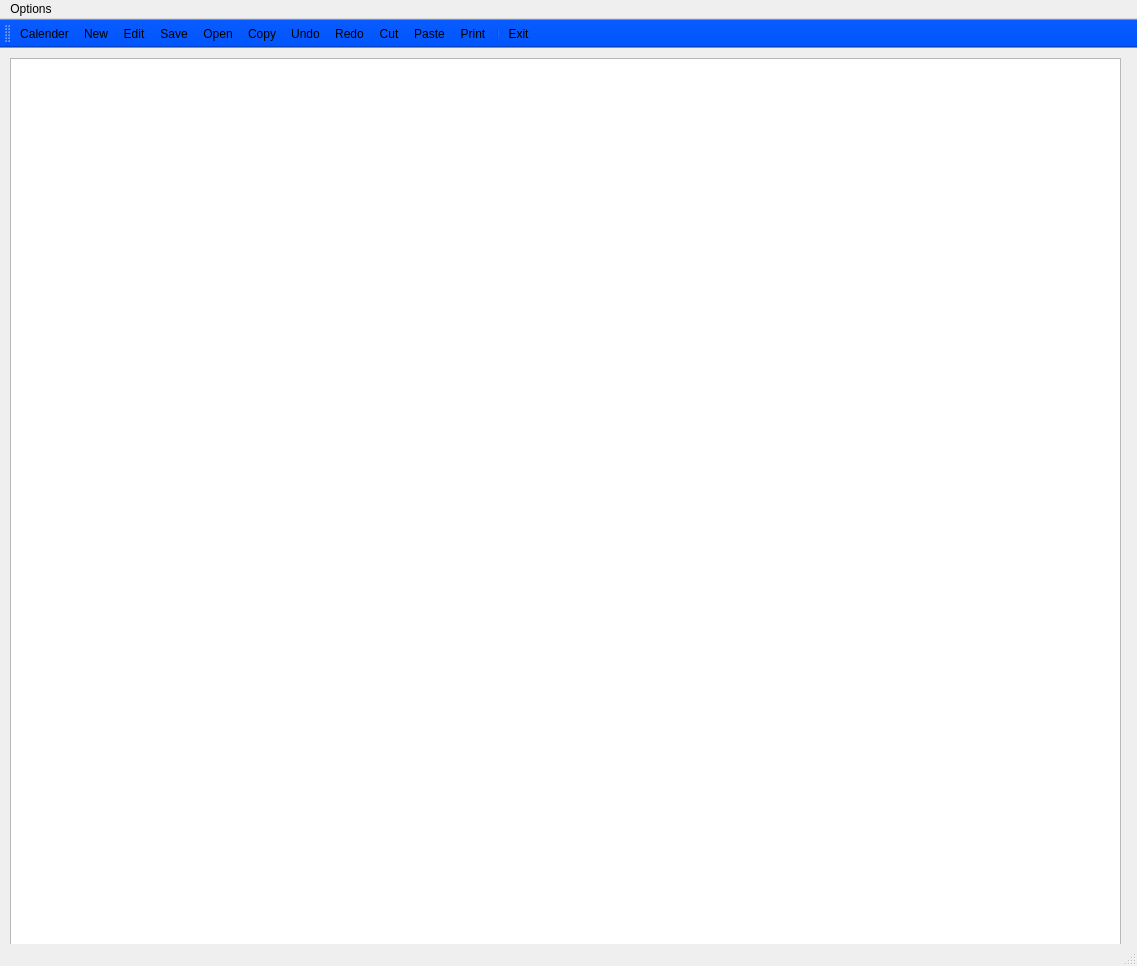
<?xml version="1.0" encoding="UTF-8"?>
<ui version="4.0">
 <class>MainWindow</class>
 <widget class="QMainWindow" name="MainWindow">
  <property name="geometry">
   <rect>
    <x>0</x>
    <y>0</y>
    <width>1137</width>
    <height>966</height>
   </rect>
  </property>
  <property name="windowTitle">
   <string>Easy Notepad</string>
  </property>
  <property name="windowIcon">
   <iconset>
    <normaloff>../../../../OneDrive/Desktop/notepad-icon-17537.png</normaloff>../../../../OneDrive/Desktop/notepad-icon-17537.png</iconset>
  </property>
  <widget class="QWidget" name="centralwidget">
   <widget class="QTextEdit" name="textEdit">
    <property name="geometry">
     <rect>
      <x>10</x>
      <y>10</y>
      <width>1111</width>
      <height>901</height>
     </rect>
    </property>
   </widget>
  </widget>
  <widget class="QStatusBar" name="statusbar"/>
  <widget class="QToolBar" name="toolBar_2">
   <property name="palette">
    <palette>
     <active>
      <colorrole role="WindowText">
       <brush brushstyle="SolidPattern">
        <color alpha="255">
         <red>0</red>
         <green>0</green>
         <blue>0</blue>
        </color>
       </brush>
      </colorrole>
      <colorrole role="Button">
       <brush brushstyle="SolidPattern">
        <color alpha="255">
         <red>0</red>
         <green>85</green>
         <blue>255</blue>
        </color>
       </brush>
      </colorrole>
      <colorrole role="Light">
       <brush brushstyle="SolidPattern">
        <color alpha="255">
         <red>127</red>
         <green>170</green>
         <blue>255</blue>
        </color>
       </brush>
      </colorrole>
      <colorrole role="Midlight">
       <brush brushstyle="SolidPattern">
        <color alpha="255">
         <red>63</red>
         <green>127</green>
         <blue>255</blue>
        </color>
       </brush>
      </colorrole>
      <colorrole role="Dark">
       <brush brushstyle="SolidPattern">
        <color alpha="255">
         <red>0</red>
         <green>42</green>
         <blue>127</blue>
        </color>
       </brush>
      </colorrole>
      <colorrole role="Mid">
       <brush brushstyle="SolidPattern">
        <color alpha="255">
         <red>0</red>
         <green>57</green>
         <blue>170</blue>
        </color>
       </brush>
      </colorrole>
      <colorrole role="Text">
       <brush brushstyle="SolidPattern">
        <color alpha="255">
         <red>0</red>
         <green>0</green>
         <blue>0</blue>
        </color>
       </brush>
      </colorrole>
      <colorrole role="BrightText">
       <brush brushstyle="SolidPattern">
        <color alpha="255">
         <red>255</red>
         <green>255</green>
         <blue>255</blue>
        </color>
       </brush>
      </colorrole>
      <colorrole role="ButtonText">
       <brush brushstyle="SolidPattern">
        <color alpha="255">
         <red>0</red>
         <green>0</green>
         <blue>0</blue>
        </color>
       </brush>
      </colorrole>
      <colorrole role="Base">
       <brush brushstyle="SolidPattern">
        <color alpha="255">
         <red>255</red>
         <green>255</green>
         <blue>255</blue>
        </color>
       </brush>
      </colorrole>
      <colorrole role="Window">
       <brush brushstyle="SolidPattern">
        <color alpha="255">
         <red>0</red>
         <green>85</green>
         <blue>255</blue>
        </color>
       </brush>
      </colorrole>
      <colorrole role="Shadow">
       <brush brushstyle="SolidPattern">
        <color alpha="255">
         <red>0</red>
         <green>0</green>
         <blue>0</blue>
        </color>
       </brush>
      </colorrole>
      <colorrole role="AlternateBase">
       <brush brushstyle="SolidPattern">
        <color alpha="255">
         <red>127</red>
         <green>170</green>
         <blue>255</blue>
        </color>
       </brush>
      </colorrole>
      <colorrole role="ToolTipBase">
       <brush brushstyle="SolidPattern">
        <color alpha="255">
         <red>255</red>
         <green>255</green>
         <blue>220</blue>
        </color>
       </brush>
      </colorrole>
      <colorrole role="ToolTipText">
       <brush brushstyle="SolidPattern">
        <color alpha="255">
         <red>0</red>
         <green>0</green>
         <blue>0</blue>
        </color>
       </brush>
      </colorrole>
      <colorrole role="PlaceholderText">
       <brush brushstyle="SolidPattern">
        <color alpha="128">
         <red>0</red>
         <green>0</green>
         <blue>0</blue>
        </color>
       </brush>
      </colorrole>
     </active>
     <inactive>
      <colorrole role="WindowText">
       <brush brushstyle="SolidPattern">
        <color alpha="255">
         <red>0</red>
         <green>0</green>
         <blue>0</blue>
        </color>
       </brush>
      </colorrole>
      <colorrole role="Button">
       <brush brushstyle="SolidPattern">
        <color alpha="255">
         <red>0</red>
         <green>85</green>
         <blue>255</blue>
        </color>
       </brush>
      </colorrole>
      <colorrole role="Light">
       <brush brushstyle="SolidPattern">
        <color alpha="255">
         <red>127</red>
         <green>170</green>
         <blue>255</blue>
        </color>
       </brush>
      </colorrole>
      <colorrole role="Midlight">
       <brush brushstyle="SolidPattern">
        <color alpha="255">
         <red>63</red>
         <green>127</green>
         <blue>255</blue>
        </color>
       </brush>
      </colorrole>
      <colorrole role="Dark">
       <brush brushstyle="SolidPattern">
        <color alpha="255">
         <red>0</red>
         <green>42</green>
         <blue>127</blue>
        </color>
       </brush>
      </colorrole>
      <colorrole role="Mid">
       <brush brushstyle="SolidPattern">
        <color alpha="255">
         <red>0</red>
         <green>57</green>
         <blue>170</blue>
        </color>
       </brush>
      </colorrole>
      <colorrole role="Text">
       <brush brushstyle="SolidPattern">
        <color alpha="255">
         <red>0</red>
         <green>0</green>
         <blue>0</blue>
        </color>
       </brush>
      </colorrole>
      <colorrole role="BrightText">
       <brush brushstyle="SolidPattern">
        <color alpha="255">
         <red>255</red>
         <green>255</green>
         <blue>255</blue>
        </color>
       </brush>
      </colorrole>
      <colorrole role="ButtonText">
       <brush brushstyle="SolidPattern">
        <color alpha="255">
         <red>0</red>
         <green>0</green>
         <blue>0</blue>
        </color>
       </brush>
      </colorrole>
      <colorrole role="Base">
       <brush brushstyle="SolidPattern">
        <color alpha="255">
         <red>255</red>
         <green>255</green>
         <blue>255</blue>
        </color>
       </brush>
      </colorrole>
      <colorrole role="Window">
       <brush brushstyle="SolidPattern">
        <color alpha="255">
         <red>0</red>
         <green>85</green>
         <blue>255</blue>
        </color>
       </brush>
      </colorrole>
      <colorrole role="Shadow">
       <brush brushstyle="SolidPattern">
        <color alpha="255">
         <red>0</red>
         <green>0</green>
         <blue>0</blue>
        </color>
       </brush>
      </colorrole>
      <colorrole role="AlternateBase">
       <brush brushstyle="SolidPattern">
        <color alpha="255">
         <red>127</red>
         <green>170</green>
         <blue>255</blue>
        </color>
       </brush>
      </colorrole>
      <colorrole role="ToolTipBase">
       <brush brushstyle="SolidPattern">
        <color alpha="255">
         <red>255</red>
         <green>255</green>
         <blue>220</blue>
        </color>
       </brush>
      </colorrole>
      <colorrole role="ToolTipText">
       <brush brushstyle="SolidPattern">
        <color alpha="255">
         <red>0</red>
         <green>0</green>
         <blue>0</blue>
        </color>
       </brush>
      </colorrole>
      <colorrole role="PlaceholderText">
       <brush brushstyle="SolidPattern">
        <color alpha="128">
         <red>0</red>
         <green>0</green>
         <blue>0</blue>
        </color>
       </brush>
      </colorrole>
     </inactive>
     <disabled>
      <colorrole role="WindowText">
       <brush brushstyle="SolidPattern">
        <color alpha="255">
         <red>0</red>
         <green>42</green>
         <blue>127</blue>
        </color>
       </brush>
      </colorrole>
      <colorrole role="Button">
       <brush brushstyle="SolidPattern">
        <color alpha="255">
         <red>0</red>
         <green>85</green>
         <blue>255</blue>
        </color>
       </brush>
      </colorrole>
      <colorrole role="Light">
       <brush brushstyle="SolidPattern">
        <color alpha="255">
         <red>127</red>
         <green>170</green>
         <blue>255</blue>
        </color>
       </brush>
      </colorrole>
      <colorrole role="Midlight">
       <brush brushstyle="SolidPattern">
        <color alpha="255">
         <red>63</red>
         <green>127</green>
         <blue>255</blue>
        </color>
       </brush>
      </colorrole>
      <colorrole role="Dark">
       <brush brushstyle="SolidPattern">
        <color alpha="255">
         <red>0</red>
         <green>42</green>
         <blue>127</blue>
        </color>
       </brush>
      </colorrole>
      <colorrole role="Mid">
       <brush brushstyle="SolidPattern">
        <color alpha="255">
         <red>0</red>
         <green>57</green>
         <blue>170</blue>
        </color>
       </brush>
      </colorrole>
      <colorrole role="Text">
       <brush brushstyle="SolidPattern">
        <color alpha="255">
         <red>0</red>
         <green>42</green>
         <blue>127</blue>
        </color>
       </brush>
      </colorrole>
      <colorrole role="BrightText">
       <brush brushstyle="SolidPattern">
        <color alpha="255">
         <red>255</red>
         <green>255</green>
         <blue>255</blue>
        </color>
       </brush>
      </colorrole>
      <colorrole role="ButtonText">
       <brush brushstyle="SolidPattern">
        <color alpha="255">
         <red>0</red>
         <green>42</green>
         <blue>127</blue>
        </color>
       </brush>
      </colorrole>
      <colorrole role="Base">
       <brush brushstyle="SolidPattern">
        <color alpha="255">
         <red>0</red>
         <green>85</green>
         <blue>255</blue>
        </color>
       </brush>
      </colorrole>
      <colorrole role="Window">
       <brush brushstyle="SolidPattern">
        <color alpha="255">
         <red>0</red>
         <green>85</green>
         <blue>255</blue>
        </color>
       </brush>
      </colorrole>
      <colorrole role="Shadow">
       <brush brushstyle="SolidPattern">
        <color alpha="255">
         <red>0</red>
         <green>0</green>
         <blue>0</blue>
        </color>
       </brush>
      </colorrole>
      <colorrole role="AlternateBase">
       <brush brushstyle="SolidPattern">
        <color alpha="255">
         <red>0</red>
         <green>85</green>
         <blue>255</blue>
        </color>
       </brush>
      </colorrole>
      <colorrole role="ToolTipBase">
       <brush brushstyle="SolidPattern">
        <color alpha="255">
         <red>255</red>
         <green>255</green>
         <blue>220</blue>
        </color>
       </brush>
      </colorrole>
      <colorrole role="ToolTipText">
       <brush brushstyle="SolidPattern">
        <color alpha="255">
         <red>0</red>
         <green>0</green>
         <blue>0</blue>
        </color>
       </brush>
      </colorrole>
      <colorrole role="PlaceholderText">
       <brush brushstyle="SolidPattern">
        <color alpha="128">
         <red>0</red>
         <green>0</green>
         <blue>0</blue>
        </color>
       </brush>
      </colorrole>
     </disabled>
    </palette>
   </property>
   <property name="windowTitle">
    <string>toolBar_2</string>
   </property>
   <property name="autoFillBackground">
    <bool>true</bool>
   </property>
   <attribute name="toolBarArea">
    <enum>TopToolBarArea</enum>
   </attribute>
   <attribute name="toolBarBreak">
    <bool>false</bool>
   </attribute>
   <addaction name="actionCalender"/>
   <addaction name="actionNew"/>
   <addaction name="actionEdit"/>
   <addaction name="actionSave"/>
   <addaction name="actionOpen"/>
   <addaction name="actionCopy"/>
   <addaction name="actionUndo"/>
   <addaction name="actionRedo"/>
   <addaction name="actionCut"/>
   <addaction name="actionPaste"/>
   <addaction name="actionPrint"/>
   <addaction name="separator"/>
   <addaction name="actionExit"/>
  </widget>
  <widget class="QMenuBar" name="menubar">
   <property name="geometry">
    <rect>
     <x>0</x>
     <y>0</y>
     <width>1137</width>
     <height>25</height>
    </rect>
   </property>
   <widget class="QMenu" name="menuOptions">
    <property name="title">
     <string>Options</string>
    </property>
    <addaction name="actionExit"/>
    <addaction name="actionFont"/>
    <addaction name="actionCalender"/>
   </widget>
   <addaction name="menuOptions"/>
  </widget>
  <action name="actionNew">
   <property name="icon">
    <iconset resource="Icons/Imgs.qrc">
     <normaloff>:/new/prefix1/new.png</normaloff>:/new/prefix1/new.png</iconset>
   </property>
   <property name="text">
    <string>New</string>
   </property>
   <property name="toolTip">
    <string>New File</string>
   </property>
   <property name="shortcut">
    <string>Ctrl+N</string>
   </property>
  </action>
  <action name="actionOpen">
   <property name="icon">
    <iconset resource="Icons/Imgs.qrc">
     <normaloff>:/new/prefix1/browsing.png</normaloff>:/new/prefix1/browsing.png</iconset>
   </property>
   <property name="text">
    <string>Open</string>
   </property>
   <property name="toolTip">
    <string>open existing file</string>
   </property>
   <property name="shortcut">
    <string>Ctrl+O</string>
   </property>
  </action>
  <action name="actionSave">
   <property name="icon">
    <iconset resource="Icons/Imgs.qrc">
     <normaloff>:/new/prefix1/diskette.png</normaloff>:/new/prefix1/diskette.png</iconset>
   </property>
   <property name="text">
    <string>Save</string>
   </property>
   <property name="toolTip">
    <string>Save file</string>
   </property>
   <property name="shortcut">
    <string>Ctrl+S</string>
   </property>
  </action>
  <action name="actionSave_as">
   <property name="icon">
    <iconset resource="Icons/Imgs.qrc">
     <normaloff>:/new/prefix1/saveas.png</normaloff>:/new/prefix1/saveas.png</iconset>
   </property>
   <property name="text">
    <string>Save as</string>
   </property>
   <property name="toolTip">
    <string>Save as</string>
   </property>
   <property name="shortcut">
    <string>Alt+Shift+S</string>
   </property>
  </action>
  <action name="actionPrint">
   <property name="icon">
    <iconset resource="Icons/Imgs.qrc">
     <normaloff>:/new/prefix1/print.png</normaloff>:/new/prefix1/print.png</iconset>
   </property>
   <property name="text">
    <string>Print</string>
   </property>
   <property name="toolTip">
    <string>Print File</string>
   </property>
   <property name="shortcut">
    <string>Ctrl+Shift+P</string>
   </property>
  </action>
  <action name="actionEdit">
   <property name="icon">
    <iconset resource="Icons/Imgs.qrc">
     <normaloff>:/new/prefix1/edit.png</normaloff>:/new/prefix1/edit.png</iconset>
   </property>
   <property name="text">
    <string>Edit</string>
   </property>
   <property name="toolTip">
    <string>Edit</string>
   </property>
   <property name="shortcut">
    <string>Ctrl+E</string>
   </property>
  </action>
  <action name="actionCopy">
   <property name="icon">
    <iconset resource="Icons/Imgs.qrc">
     <normaloff>:/new/prefix1/copy.png</normaloff>:/new/prefix1/copy.png</iconset>
   </property>
   <property name="text">
    <string>Copy</string>
   </property>
   <property name="toolTip">
    <string>Copy</string>
   </property>
   <property name="shortcut">
    <string>Ctrl+C</string>
   </property>
  </action>
  <action name="actionCut">
   <property name="icon">
    <iconset resource="Icons/Imgs.qrc">
     <normaloff>:/new/prefix1/cut.png</normaloff>:/new/prefix1/cut.png</iconset>
   </property>
   <property name="text">
    <string>Cut</string>
   </property>
   <property name="toolTip">
    <string>Cut</string>
   </property>
   <property name="shortcut">
    <string>Ctrl+X</string>
   </property>
  </action>
  <action name="actionPaste">
   <property name="icon">
    <iconset resource="Icons/Imgs.qrc">
     <normaloff>:/new/prefix1/paste.png</normaloff>:/new/prefix1/paste.png</iconset>
   </property>
   <property name="text">
    <string>Paste</string>
   </property>
   <property name="toolTip">
    <string>Paste</string>
   </property>
   <property name="shortcut">
    <string>Ctrl+V</string>
   </property>
  </action>
  <action name="actionUndo">
   <property name="icon">
    <iconset resource="Icons/Imgs.qrc">
     <normaloff>:/new/prefix1/undo.png</normaloff>:/new/prefix1/undo.png</iconset>
   </property>
   <property name="text">
    <string>Undo</string>
   </property>
   <property name="toolTip">
    <string>Undo</string>
   </property>
   <property name="shortcut">
    <string>Ctrl+X</string>
   </property>
  </action>
  <action name="actionExit">
   <property name="icon">
    <iconset resource="Icons/Imgs.qrc">
     <normaloff>:/new/prefix1/cancel.png</normaloff>:/new/prefix1/cancel.png</iconset>
   </property>
   <property name="text">
    <string>Exit</string>
   </property>
  </action>
  <action name="actionFont">
   <property name="icon">
    <iconset resource="Icons/Imgs.qrc">
     <normaloff>:/new/prefix1/font.png</normaloff>:/new/prefix1/font.png</iconset>
   </property>
   <property name="text">
    <string>Font</string>
   </property>
   <property name="toolTip">
    <string>Change font</string>
   </property>
  </action>
  <action name="actionCalculator">
   <property name="icon">
    <iconset resource="Icons/Imgs.qrc">
     <normaloff>:/new/prefix1/calculator.png</normaloff>:/new/prefix1/calculator.png</iconset>
   </property>
   <property name="text">
    <string>Calculator</string>
   </property>
   <property name="toolTip">
    <string>Open Calculator</string>
   </property>
  </action>
  <action name="actionCalender">
   <property name="icon">
    <iconset resource="Icons/Imgs.qrc">
     <normaloff>:/new/prefix1/calendar.png</normaloff>:/new/prefix1/calendar.png</iconset>
   </property>
   <property name="text">
    <string>Calender</string>
   </property>
   <property name="toolTip">
    <string>Open calender</string>
   </property>
  </action>
  <action name="actionRedo">
   <property name="icon">
    <iconset resource="Icons/Imgs.qrc">
     <normaloff>:/new/prefix1/redo.png</normaloff>:/new/prefix1/redo.png</iconset>
   </property>
   <property name="text">
    <string>Redo</string>
   </property>
   <property name="toolTip">
    <string>Redo</string>
   </property>
   <property name="shortcut">
    <string>Ctrl+Shift+Z</string>
   </property>
  </action>
 </widget>
 <resources>
  <include location="Icons/Imgs.qrc"/>
  <include location="Icons/Imgs.qrc"/>
  <include location="Icons/Imgs.qrc"/>
 </resources>
 <connections/>
</ui>
